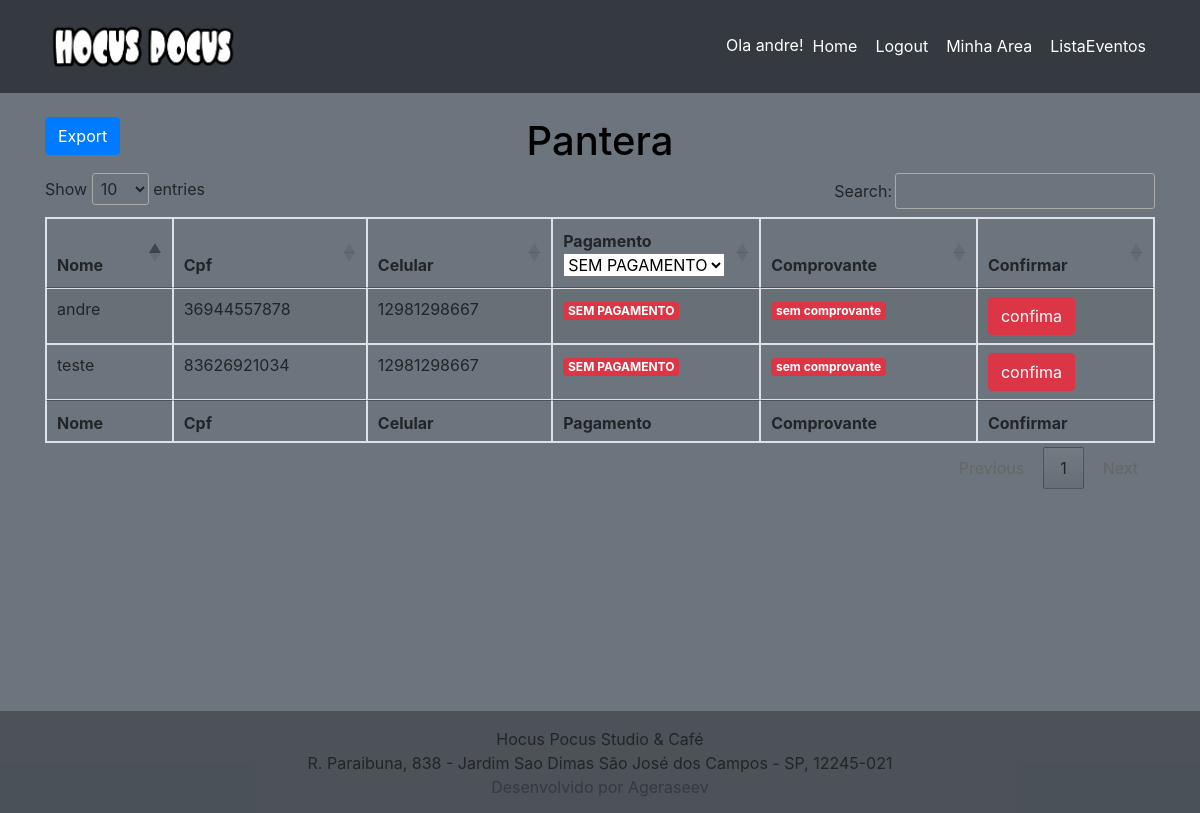
/lista (signed in), run on an earlier commit of the app's database.
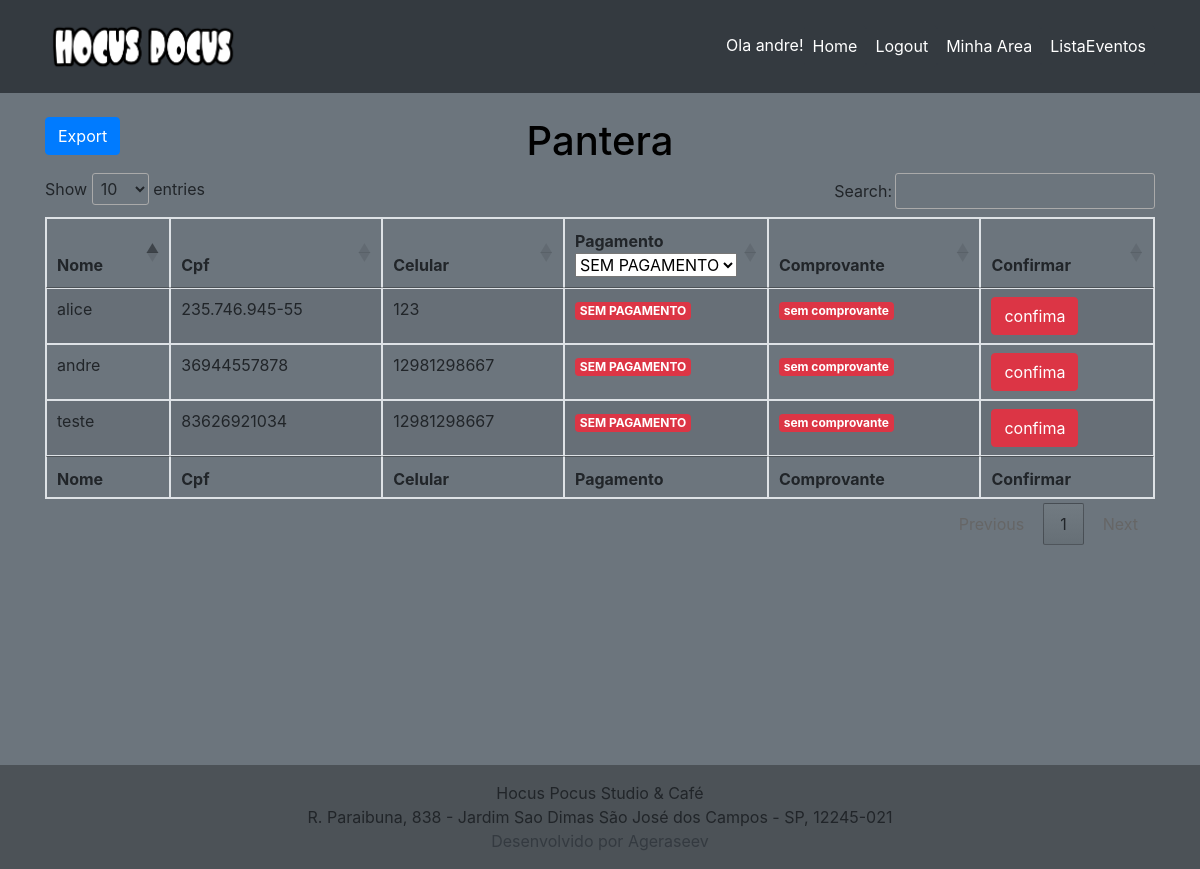
And on a later commit of the database.
### show/models.py (models this page shows, shortened)
class Show(models.Model):
    titulo_show = models.CharField(max_length=100, )
    descricao_show = models.CharField(max_length=300)
    horario_do_show = models.CharField(max_length=100, null=True)
    data_do_show = models.DateField(null=True)
    banner = models.ImageField(upload_to='static/banners', blank=True)
    quadrado = models.ImageField(upload_to='static/banners', blank=True)
    publicada = models.BooleanField(default=False)
    pix = models.BooleanField(default=False)
    carrocel = models.BooleanField(default=False)

class NomeLista(models.Model):
    sem_registro = models.ForeignKey(UsuarioSemRegistro, on_delete=models.CASCADE, blank=True, null= True)
    roqueiro = models.ForeignKey(Usuario, on_delete=models.CASCADE, blank=True, null= True)
    pagamento = models.BooleanField(default=False)
    comprovante = models.ImageField(upload_to='static/comprovantes', blank=True)
    lista_reserva = models.ForeignKey(Show, on_delete=models.CASCADE, blank=True, null= True,)
    class Meta:
        unique_together = ('roqueiro', 'lista_reserva')

### usuario/models.py (models this page shows, shortened)
class Usuario(models.Model):
    usuario = models.OneToOneField(User, null=True, on_delete=models.CASCADE)
    cpf = models.CharField(max_length=11)
    celular = models.CharField(max_length=12)

### show/views.py (the view)
# urls.py: path('lista', lista, name='lista'),
def lista(request, id=1):
    if request.user.is_staff:
        if request.method == 'POST':
            id = request.POST['id']
            show = request.POST['show']
            cofirmapagamento = NomeLista.objects.filter(id=id)
            cofirmapagamento.update(
                pagamento=True)
            print(show)
            return redirect('lista/'+show)
        else:
            pessoa = NomeLista.objects.filter(lista_reserva_id=id)
            show = Show.objects.filter(id=id)
            dados = {'pessoas': pessoa,
                     'show': show
            }
            return render(request, 'lista.html', dados)
    else:
        return redirect('home')

### templates/lista.html (shortened to what this page needs)
{% extends 'base.html' %}
{% load static %}
{% block content %}
<body>
<link rel="stylesheet" href="https://cdn.datatables.net/1.10.2/css/jquery.dataTables.min.css">
{% for nome_na_lista in show %}
<div class="container mt-4">
<div class="row header" style="text-align:center;color:black">
<div class="col-md-4 text-left"> <button id="export" class="btn btn-primary">Export</button> </div>
<h1 class="col-md-4 text-center">{{ nome_na_lista.titulo_show }}</h1>
</div>
<table id="example" class="table table-striped table-bordered" style="width:100%">
        <thead>
            <tr>
                <th>Nome</th>
                <th>Cpf</th>
                <th>Celular</th>
                <th>Pagamento</th>
                <th>Comprovante</th>
                <th>Confirmar</th>
            </tr>
        </thead>
        <tbody>
            {% for area in pessoas.all %}
                                    <tr>
                                        <td> {% if area.roqueiro == None %} {{ area.sem_registro.usuario_sem_registro }}  {% else %}  {{ area.roqueiro.usuario }} {% endif %}</td>
                                        <td>{{ area.roqueiro.cpf }}  {{ area.sem_registro.cpf_sem_registro }}</td>
                                        <td>{{ area.roqueiro.celular }} {{ area.sem_registro.celular_sem_registro }}</td>
                                        {% if area.pagamento %}
                                        <td><label class="badge badge-success">PAGO</label></td>
                                        {% else %}
                                        <td><label class="badge badge-danger">SEM PAGAMENTO</label></td>
                                        {% endif %}
                                        {% if area.comprovante %}
                                        <td><a href="{% url 'comprovante' %}/{{ area.id }}"> <button class="btn btn-primary"> comprovante </button>  </a></td>
                                        {% else %}
                                        <td> <label class="badge badge-danger"  > sem comprovante </label></td>
                                        {% endif %}
                                        <form action="{% url 'lista' %}" method="POST" >
                                        <td> <button class="btn btn-danger" type="submit"> confima</button></td>
                                            </form>
                                    </tr>
            {% endfor %}
        </tbody>
        <tfoot>
            <tr>
                <th>Nome</th>
                <th>Cpf</th>
                <th>Celular</th>
                <th>Pagamento</th>
                <th>Comprovante</th>
                <th>Confirmar</th>
            </tr>
        </tfoot>
    </table>
    </div>
{% endfor %}
{% endblock %}

What changed in the data, as far as the page shows it:
added NomeLista: roqueiro.usuario "alice", roqueiro.cpf "235.746.945-55", roqueiro.celular "123", pagamento "SEM PAGAMENTO", comprovante "sem comprovante"
